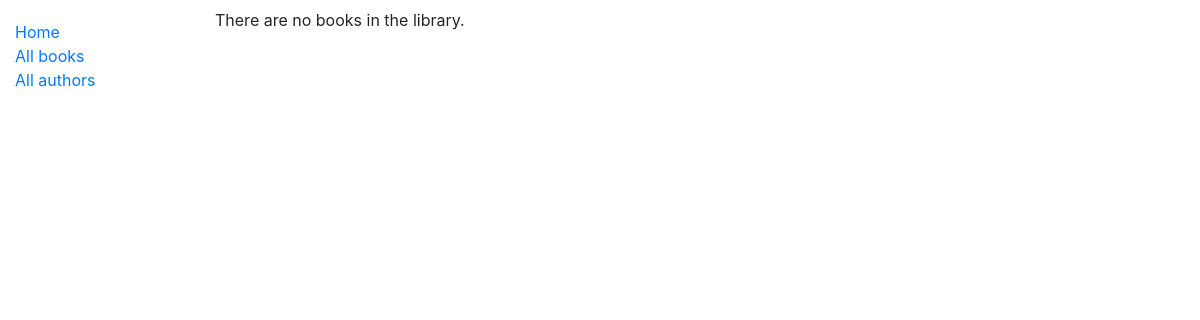
/catalog/books/, run on an earlier commit of the app's database.
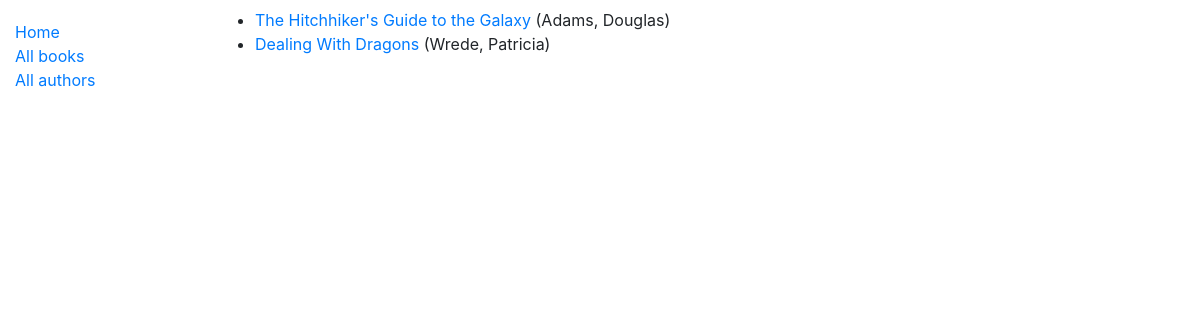
And on a later commit of the database.
### catalog/models.py (models this page shows, shortened)
class Book(models.Model):
    title = models.CharField(max_length=200)
    author = models.ForeignKey('Author', on_delete=models.SET_NULL, null=True)
    summary = models.TextField(max_length=1000, help_text='Enter a brief description of the book')
    isbn = models.CharField('ISBN', max_length=13, unique=True,
                             help_text='13 Character <a href="https://www.isbn-international.org/content/what-isbn">ISBN number</a>')
    genre = models.ManyToManyField(Genre, help_text='Select a genre for this book')
    def get_absolute_url(self):
        return reverse('book-detail', args=[str(self.id)])
    def display_genre(self):
        """Create a string for the Genre. This is required to display genre in Admin."""
        return ', '.join(genre.name for genre in self.genre.all()[:3])
    display_genre.short_description = 'Genre'

class Author(models.Model):
    first_name = models.CharField(max_length=100)
    last_name = models.CharField(max_length=100)
    date_of_birth = models.DateField(null=True, blank=True)
    date_of_death = models.DateField('Died', null=True, blank=True)
    class Meta:
        ordering = ['last_name', 'first_name']
    def __str__(self):
        return f'{self.last_name}, {self.first_name}'

### catalog/views.py (the view)
# urls.py: path('books/', views.BookListView.as_view(), name='books'),
class BookListView(generic.ListView):
    model = Book
    paginate_by = 10

### catalog/templates/catalog/book_list.html (shortened to what this page needs)
{% extends "base_generic.html" %}
{% block content %}
  {% if book_list %}
  <ul>
    {% for book in book_list %}
      <li>
        <a href="{{ book.get_absolute_url }}">{{ book.title }}</a> ({{book.author}})
      </li>
    {% endfor %}
  </ul>
  {% else %}
    <p>There are no books in the library.</p>
  {% endif %}
{% endblock %}

### catalog/templates/base_generic.html (shortened to what this page needs)
<!DOCTYPE html>
<html lang="en">
<head>
  <link rel="stylesheet" href="https://cdn.jsdelivr.net/npm/bootstrap@4.5.3/dist/css/bootstrap.min.css">
  {% load static %}
  <link rel="stylesheet" href="{% static 'css/styles.css' %}">
</head>
<body>
  <div class="container-fluid">
    <div class="row">
      <div class="col-sm-2">
      {% block sidebar %}
        <ul class="sidebar-nav">
          <li><a href="{% url 'index' %}">Home</a></li>
          <li><a href="{% url 'books' %}">All books</a></li>
          <li><a href="">All authors</a></li>
        </ul>
     {% endblock %}
      </div>
      <div class="col-sm-10 ">{% block content %}{% endblock %}</div>
    </div>
  </div>
</body>
</html>

### catalog/static/css/styles.css (style rules this page uses)
.sidebar-nav { margin-top: 20px; padding: 0; list-style: none; }

What changed in the data, as far as the page shows it:
added Book: title "The Hitchhiker's Guide to the Galaxy", author "Adams, Douglas"
added Book: title "Dealing With Dragons", author "Wrede, Patricia"
Also different on the page:
text no longer shown: "There are no books in the library."
